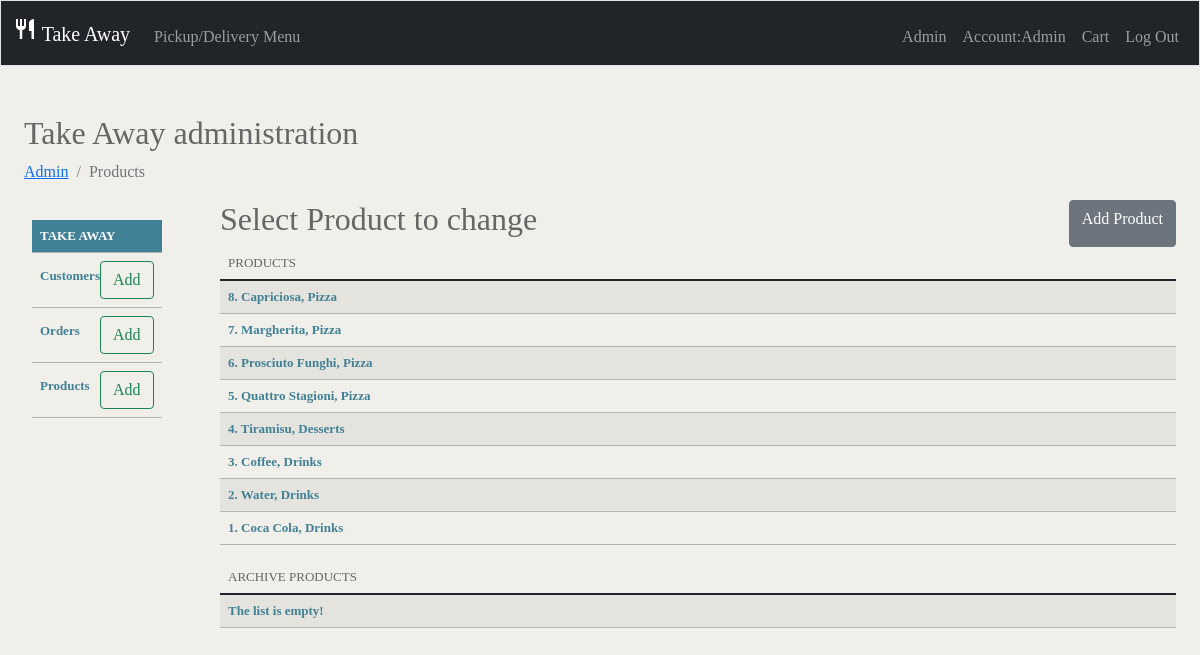
/admin/products (signed in), run on the app's committed database.
### tables this page shows
CREATE TABLE product (productID INTEGER PRIMARY KEY AUTOINCREMENT NOT NULL, productName varchar(300) NOT NULL, price FLOAT NOT NULL, archive BOOLEAN DEFAULT false, category varchar(300), image varchar(255));

### app.py (the view)
@app.route("/admin/products")
@login_required
@admin_required
def products():
    products = db.execute("SELECT * FROM product ORDER BY productID DESC")
    archivedList = db.execute("SELECT * FROM product WHERE archive = 1")
    if len(archivedList) == 0:
        noArchive = True
    else:
        noArchive = False
    return render_template("products.html", products=products, noArchive=noArchive)

### app.py (called while the page is built)
@app.after_request
def after_request(response):
    response.headers["Cache-Control"] = "no-cache, no-store, must-revalidate"
    response.headers["Expires"] = 0
    response.headers["Pragma"] = "no-cache"
    return response

### helpers.py (called while the page is built)
def login_required(f):
    @wraps(f)
    def decorated_function(*args, **kwargs):
        if session.get("user_id") is None:
            return redirect("/login")
        return f(*args, **kwargs)
    return decorated_function

def admin_required(f):
    @wraps(f)
    def decorated_function(*args, **kwargs):
        if session.get("user_id") != 1:
            flash("Sorry, you must be the Admin to access the admin page!")
            return redirect("/")
        return f(*args, **kwargs)
    return decorated_function

### templates/products.html (shortened to what this page needs)
{% extends "layout-admin.html" %}
{% block nav %}
    <nav aria-label="breadcrumb">
        <ol class="breadcrumb">
            <li class="breadcrumb-item"><a href="/admin">Admin</a></li>
            <li class="breadcrumb-item active" aria-current="page">Products</li>
        </ol>
    </nav>
{% endblock %}
{% block admin %}
    <div class="table-title">
        <h2 class="admin-area-title">Select Product to change</h2>
        <a  href="/admin/products/add" type="button" class="btn btn-secondary">Add Product</a>
    </div>
    <table class="table table-striped">
        <thead>
            <tr class="table-design">
                <td class="admin-area-title">PRODUCTS</td>
            </tr>
        </thead>
        <tbody>
            {% for product in products %}
                {% if product.archive == 0 %}
                <tr class="table-design">
                    <td>
                        <div class="table-title">
                            <a class="table-font" href="/admin/products/{{ product.productID }}/change">{{ product.productID }}. {{ product.productName }}, {{ product.category }}</a>
                        </div>
                    </td>
                </tr>
                {% endif %}
            {% endfor %}
        </tbody>
    </table>
    <table class="table table-striped">
        <thead>
            <tr class="table-design">
                <td class="admin-area-title">ARCHIVE PRODUCTS</td>
            </tr>
        </thead>
        <tbody>
            {% if noArchive %}
                <tr>
                    <td>
                        <a class="table-font">The list is empty!</a>
                    </td>
                </tr>
            {% endif %}
        </tbody>
    </table>
{% endblock %}

### static/style.css (style rules this page uses)
body { background: #f1efe9; font-family: "futura-pt"; }
.table-title { display: block; display: flex; }
.table-font { flex-grow: 1; font-weight: 600; text-decoration: none; color: #408197; }
.admin-area-title { color:#666; flex-grow: 1; }
.table-design { padding: 0; white-space: nowrap; vertical-align: middle; }
td, th { font-size: 13px; line-height: 16px; border-bottom: 1px solid #b4b4b4; vertical-align: top; padding: 8px; }

### data on the page
product: productID "8", productName "Capriciosa", category "Pizza"
product: productID "7", productName "Margherita", category "Pizza"
product: productID "6", productName "Prosciuto Funghi", category "Pizza"
product: productID "5", productName "Quattro Stagioni", category "Pizza"
product: productID "4", productName "Tiramisu", category "Desserts"
product: productID "3", productName "Coffee", category "Drinks"
product: productID "2", productName "Water", category "Drinks"
product: productID "1", productName "Coca Cola", category "Drinks"

### other printed values
{{ session["name"] }} "Admin"
